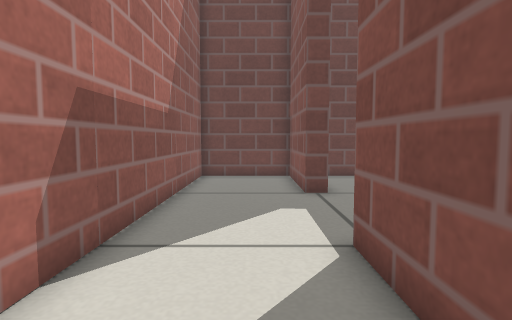
view 1 (above)

14 first-person views from a walk through a robot-simulator world made for Gazebo. The camera is 0.36 m above the floor, tilts 4° down and sees 80° across. The floor is counted in squares, 0.2 m on a side. Each view is taken from the middle of a square. On the plan, view 1 faces up. The plan holds only what a view shows up to about 16 squares ahead; the rest is blank. Simple patterns stand in for the simulator's built-in surfaces.

view 2
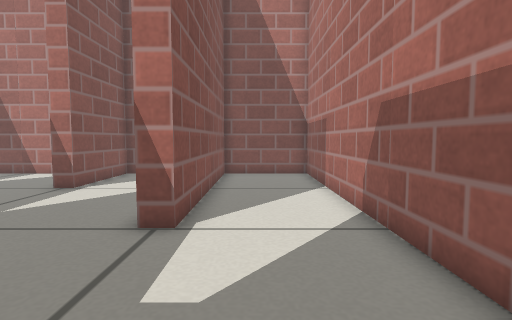

view 3
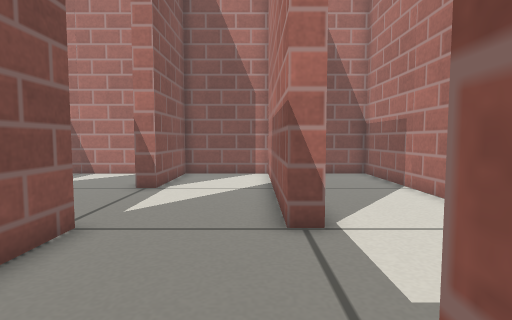

view 4
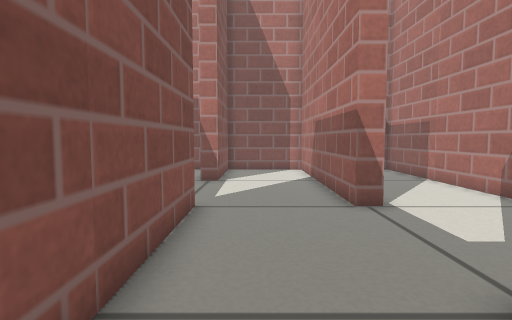

view 5
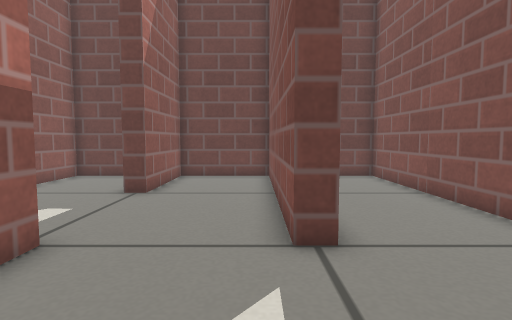

view 6
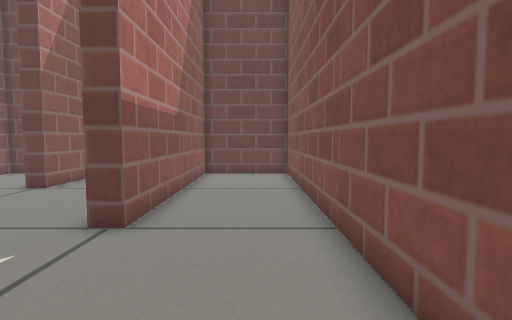

view 7
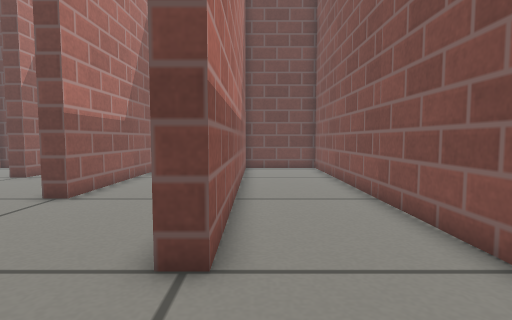

view 8
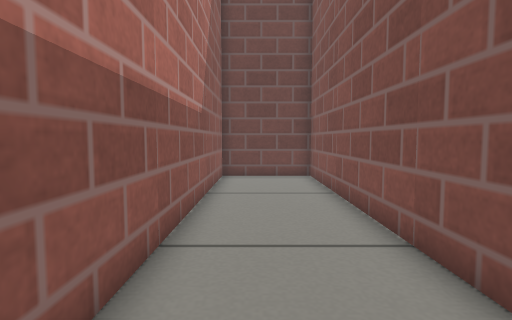

view 9
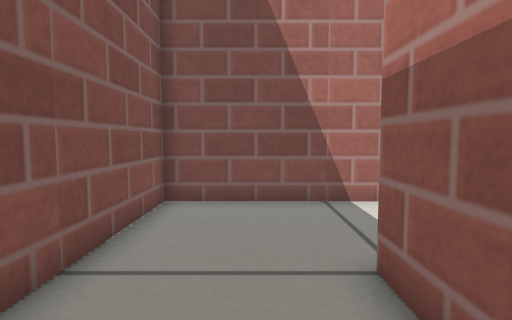

view 10
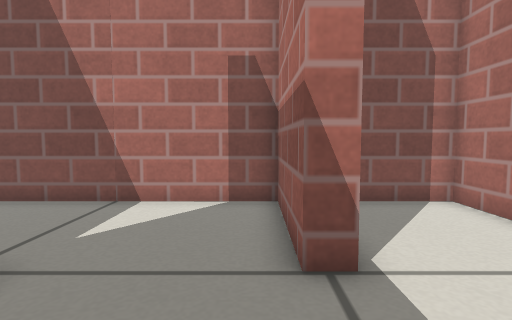

view 11
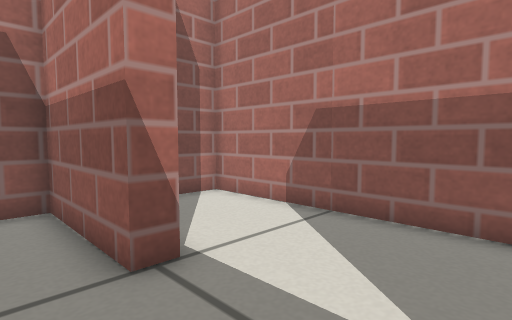

view 12
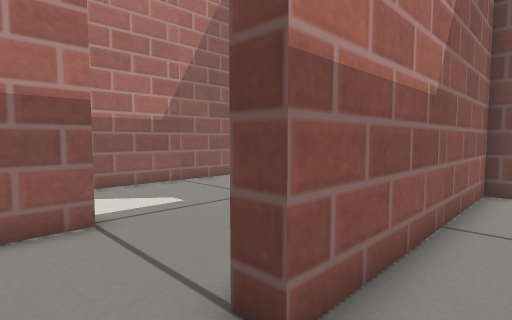

view 13
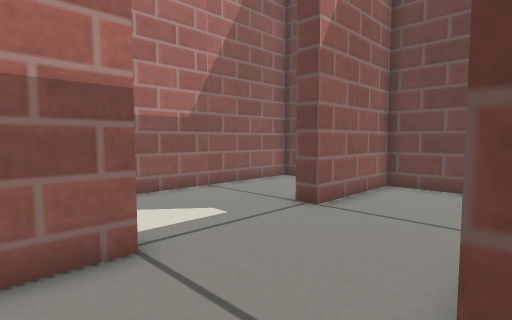

view 14
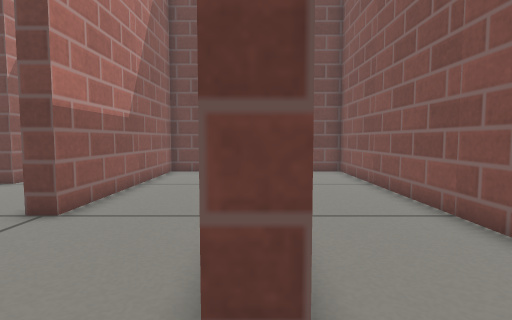

### Floor plan
Points are (right, up) in squares from view 1. A wall is a line through its corners. A room is listed if a view was taken in it or the views show most of it. See-through windows are left out.
Room 1 (views 1, 2)
walls: (2.4, 10) (1.6, 10) (1.6, 14.6) (-2.6, 14.6) (-2.6, -4.6) (1.6, -4.6) (1.6, 5) (2.4, 5)
ways out: opening at (2, 7) to room 2
Room 2 (views 3, 4, 5, 13)
walls: (7.4, 5) (6.6, 5) (6.6, 14.6) (2.4, 14.6) (2.4, 10); (2.4, 5) (2.4, -4.6) (6.6, -4.6) (6.6, 0) (7.4, 0)
ways out: opening at (2, 7) to room 1; opening at (7, 2) to room 3
Room 3 (views 6, 10, 11, 12, 14)
walls: (11.6, 0.8) (11.6, 14.6) (7.4, 14.6) (7.4, 5); (12.4, 0) (11.6, 0); (7.4, 0) (7.4, -4.6) (12.6, -4.6)
ways out: opening at (7, 2) to room 2; opening at (12, -2.5) to room 4
Room 4 (views 7, 8, 9)
walls: (12.6, -4.6) (16.6, -4.6) (16.6, 14.6) (12.4, 14.6) (12.4, 0)
ways out: opening at (12, -2.5) to room 3

Where each view was taken, in squares from view 1:
view 1: 0 up, 0 right, facing up
view 2: 11 up, 0 right, facing down
view 3: 11 up, 3 right, facing down
view 4: 13 up, 5 right, facing down
view 5: 0 up, 6 right, facing up
view 6: 1 down, 10 right, facing up
view 7: 4 down, 13 right, facing up
view 8: 0 up, 14 right, facing up
view 9: 4 up, 14 right, facing down
view 10: 4 up, 8 right, facing down
view 11: 4 up, 9 right, facing down-left
view 12: 3 up, 9 right, facing up-left
view 13: 3 up, 7 right, facing up-left
view 14: 2 down, 12 right, facing up
